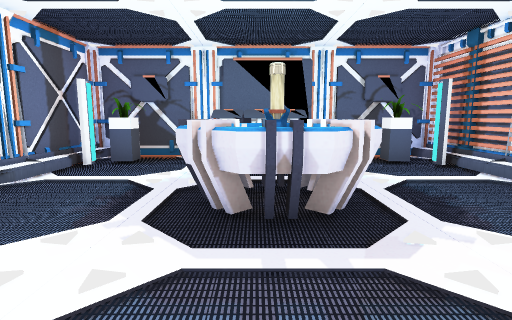
view 1 (above)

23 first-person views from a walk through a Unity game level. The camera is 1.4 m above the floor, tilts 8° down and sees 80° across. Doors are open. The floor is counted in squares, 1 m on a side. Each view is taken from the middle of a square. On the plan, view 1 faces up. The plan holds only what a view shows up to about 14 squares ahead; the rest is blank. Some animated figures are left out.

view 2
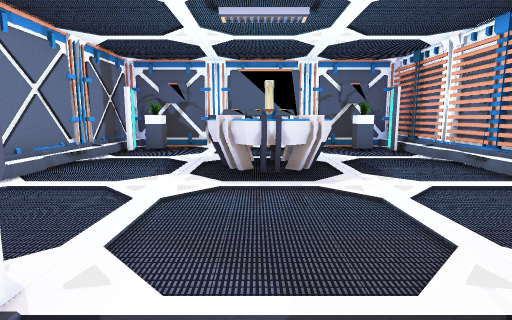

view 3
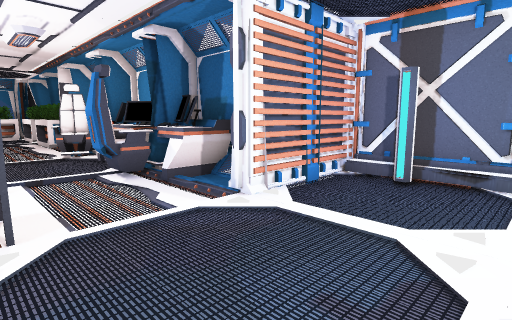

view 4
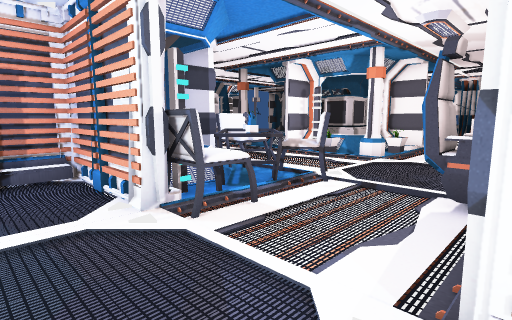

view 5
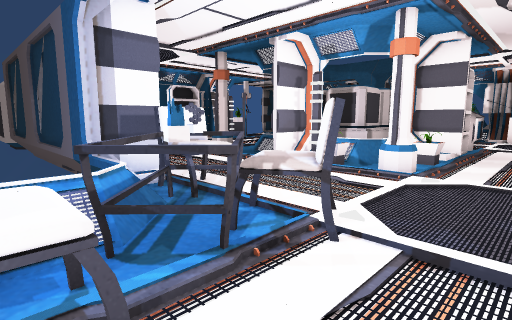

view 6
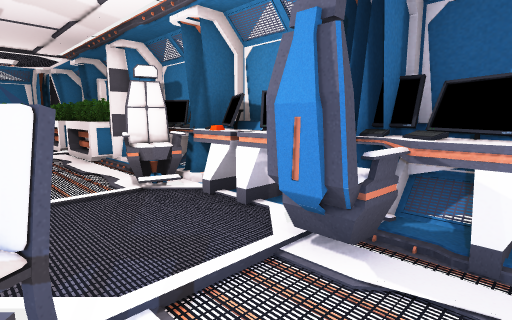

view 7
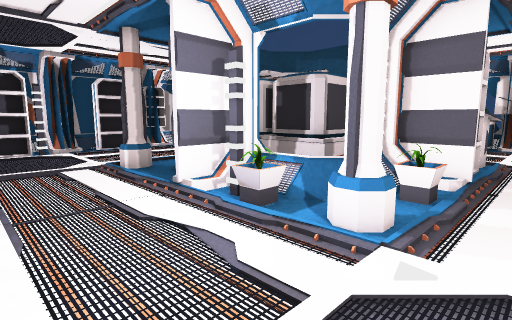

view 8
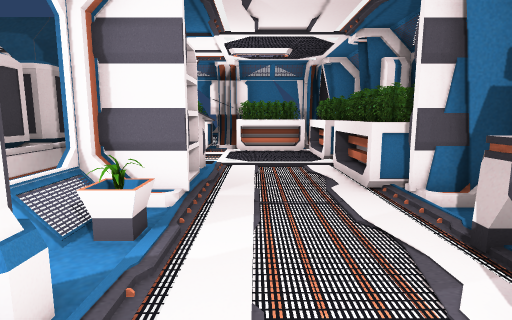

view 9
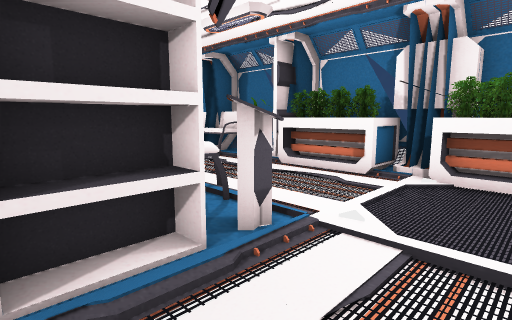

view 10
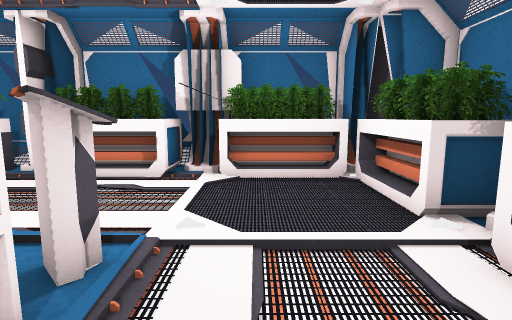

view 11
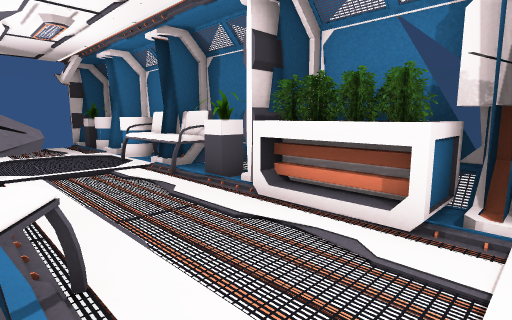

view 12
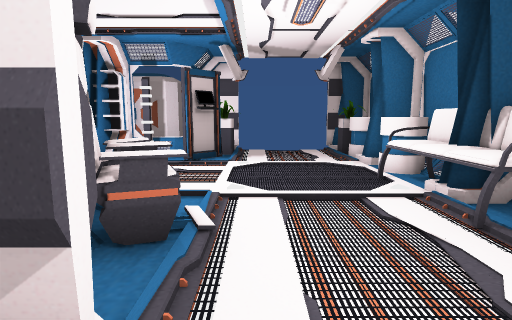

view 13
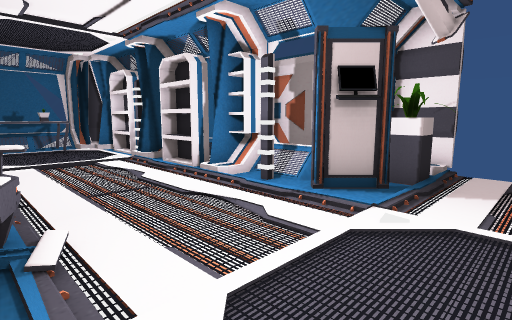

view 14
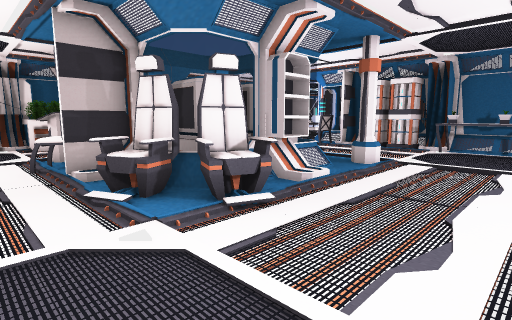

view 15
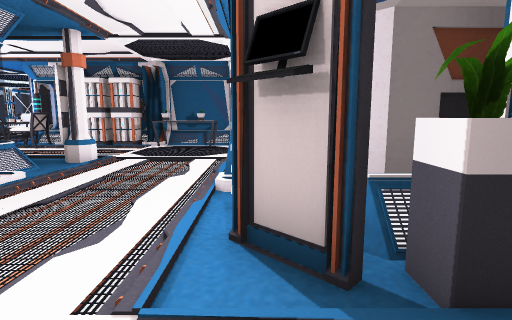

view 16
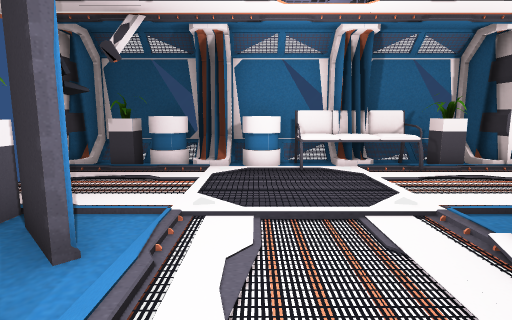

view 17
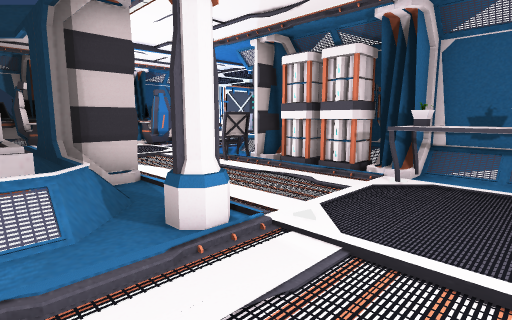

view 18
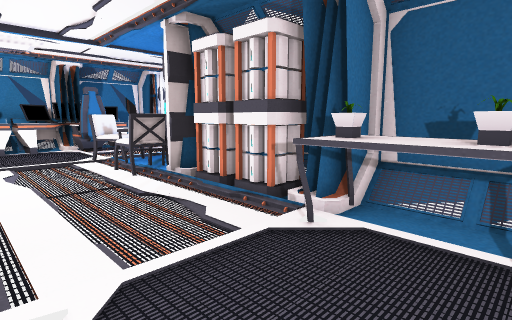

view 19
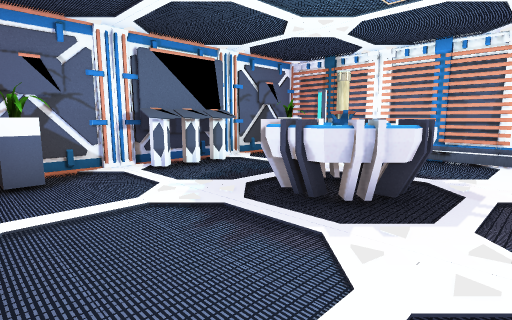

view 20
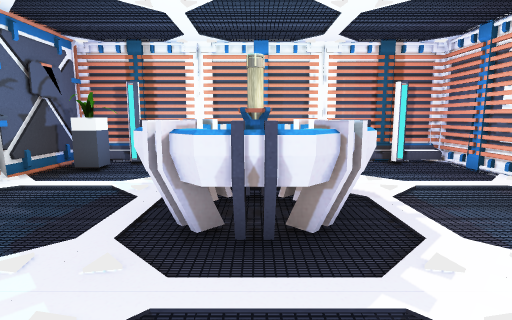

view 21
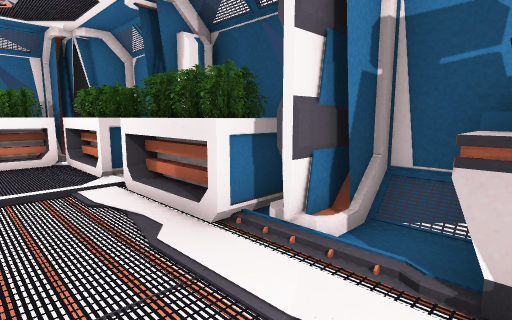

view 22
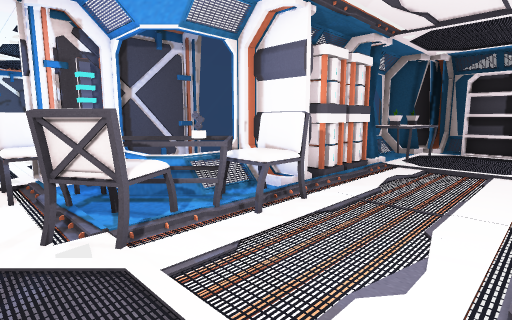

view 23
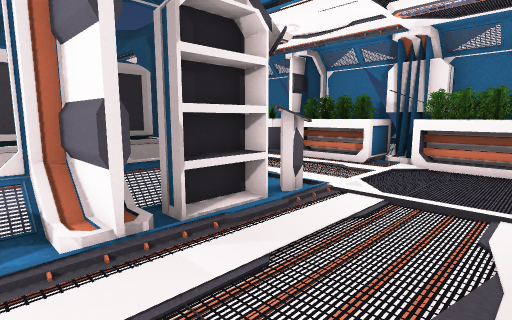

### Floor plan
Key: @ floor where view 1 was taken; # wall or solid block; . floor; / step, stairs or slope; D open door; = window, fence, low wall or low ledge; P plant; C console; R projector; H chair; E desk; T table; L column; N container; S shelf; F sofa; B battery; O other object.
Columns run from 6 left of view 1 to 18 right of it. Each row starts with its distance up from view 1.
 11 #############
 10 #/P..CCC....#
  9 ##P.......P##
  8 ##..........#
  7 #...........#
  6 #....RRR....#
  5 #....RRRR...#
  4 #....RRR....#
  3 #...........#
  2 #...........#
  1 ##..........#
  0 ##....@.....#
 -1  ####DDDD####
 -2     ....H##
 -3    #E....T##
 -4    EEO..HTT###BB######NNN
 -5    EEOO.HHHH#...#OOO###
 -6    EE...H..HD....OOO..#
 -7    EE.......D........S#
 -8    EE.......D........##
 -9    EEO......D...L....##
-10    EEO...LP##//LL..../#
-11    EE..../==#===.....S#
-12    #E...P/=NNNN=/....S#N
-13    ##DDDD##NNNNS/....S#N
-14    #OO...S#NNNN=.....S#N
-15    #OO...S#NNNNOO....#=NN
-16    #OO..CCHH#=OOO....OPO#
-17    #O....CHH#.OO.....OP.#
-18    #OO......D...........D
-19    #OO......D...........D
-20    #OO......D...........D
-21    ##OOOOOOOD.PFFFFO/O..D
-22     #OOSSSOO##PF#FFO#OP/#
-23     ##########==###=##==#

Where each view was taken, in squares from view 1:
view 1: 0 up, 0 right, facing up
view 2: 3 down, 0 right, facing up
view 3: 3 up, 2 right, facing down-left
view 4: 1 up, 2 left, facing down-right
view 5: 2 down, 0 right, facing down-right
view 6: 3 down, 2 right, facing down-left
view 7: 6 down, 1 right, facing down-right
view 8: 8 down, 1 right, facing down
view 9: 14 down, 0 right, facing down-right
view 10: 14 down, 1 right, facing down
view 11: 17 down, 2 right, facing down-right
view 12: 18 down, 5 right, facing right
view 13: 19 down, 10 right, facing up-right
view 14: 19 down, 14 right, facing up-left
view 15: 19 down, 15 right, facing up
view 16: 13 down, 13 right, facing down
view 17: 12 down, 13 right, facing up-left
view 18: 9 down, 13 right, facing up-left
view 19: 2 up, 5 left, facing up-right
view 20: 5 up, 4 left, facing right
view 21: 11 down, 1 right, facing down-left
view 22: 9 down, 1 right, facing up-right
view 23: 12 down, 1 left, facing down-right
